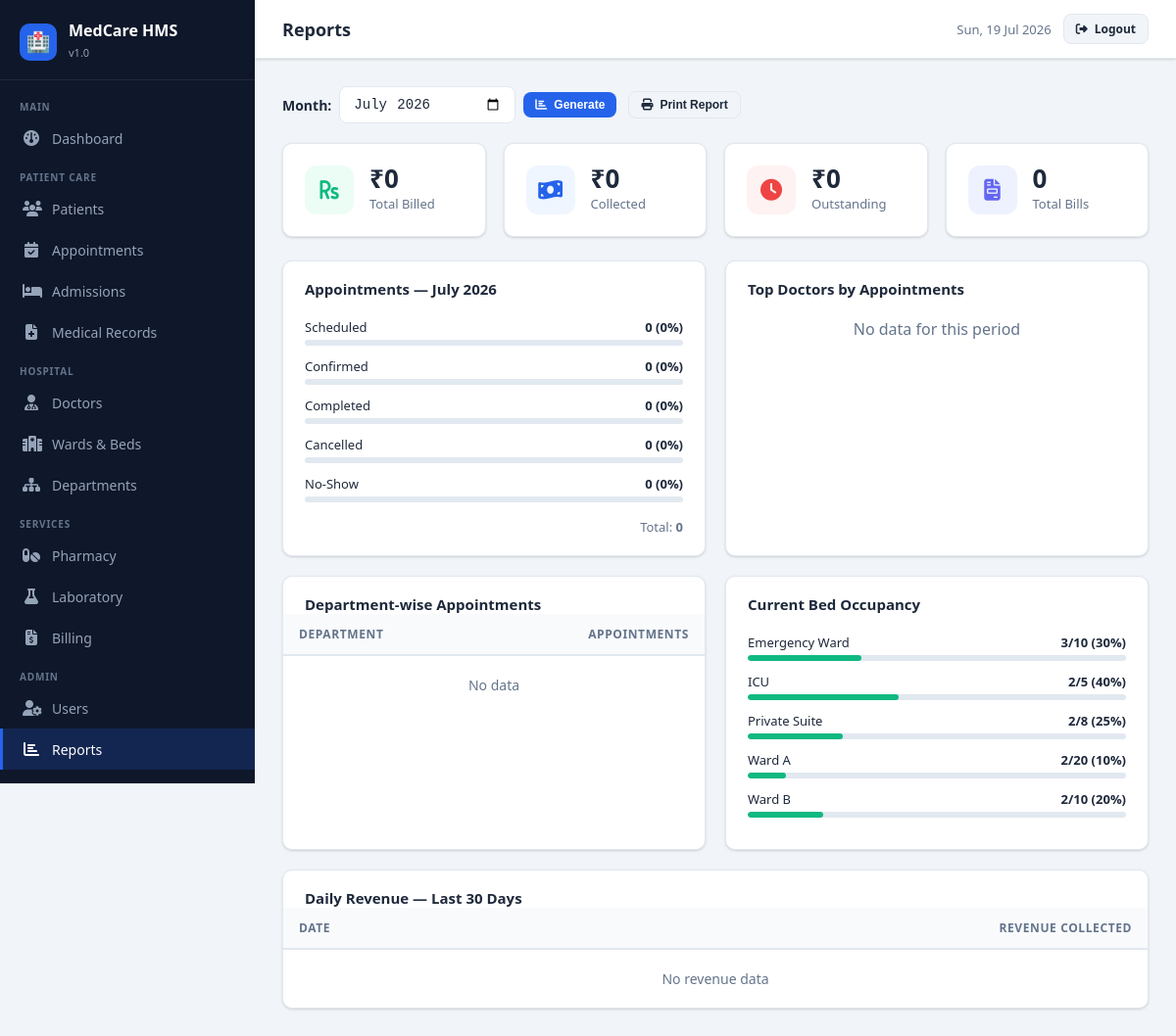
/reports.php (signed in), run on the app's committed database.
### tables this page shows
CREATE TABLE wards (
    id INT AUTO_INCREMENT PRIMARY KEY,
    ward_name VARCHAR(100) NOT NULL,
    ward_type ENUM('General','ICU','Private','Semi-Private','Emergency') NOT NULL,
    total_beds INT NOT NULL,
    available_beds INT NOT NULL,
    price_per_day DECIMAL(10,2) DEFAULT 0.00,
    floor_number INT DEFAULT 1
);

### public/reports.php (the view, shortened to what this page needs)
<?php
require_once __DIR__ . '/../includes/header.php';
$db = getDB();
$month = $_GET['month'] ?? date('Y-m');
$start = $month . '-01';
$end   = date('Y-m-t', strtotime($start));
$rev  = $db->prepare("SELECT COALESCE(SUM(total_amount),0) as total, COALESCE(SUM(paid_amount),0) as paid, COUNT(*) as count FROM bills WHERE bill_date BETWEEN ? AND ?");
$rev->execute([$start." 00:00:00", $end." 23:59:59"]); $revenue = $rev->fetch();
$appt = $db->prepare("SELECT status,COUNT(*) as cnt FROM appointments WHERE appointment_date BETWEEN ? AND ? GROUP BY status");
$appt->execute([$start,$end]); $appt_stats = $appt->fetchAll(PDO::FETCH_KEY_PAIR);
$top_docs = $db->prepare("SELECT u.full_name, COUNT(*) as cnt FROM appointments a JOIN doctors d ON a.doctor_id=d.id JOIN users u ON d.user_id=u.id WHERE a.appointment_date BETWEEN ? AND ? GROUP BY d.id ORDER BY cnt DESC LIMIT 5");
$top_docs->execute([$start,$end]); $top_docs = $top_docs->fetchAll();
$dept_stats = $db->prepare("SELECT dept.name, COUNT(*) as appts FROM appointments a JOIN doctors d ON a.doctor_id=d.id JOIN departments dept ON d.department_id=dept.id WHERE a.appointment_date BETWEEN ? AND ? GROUP BY dept.id ORDER BY appts DESC");
$dept_stats->execute([$start,$end]); $dept_stats = $dept_stats->fetchAll();
$daily_rev = $db->query("SELECT DATE(bill_date) as day, SUM(paid_amount) as total FROM bills WHERE bill_date >= DATE_SUB(CURDATE(),INTERVAL 30 DAY) GROUP BY DATE(bill_date) ORDER BY day")->fetchAll();
$bed_occ = $db->query("SELECT w.ward_name, w.total_beds, (w.total_beds - w.available_beds) as occupied FROM wards w ORDER BY w.ward_name")->fetchAll();
?>
<div style="margin-bottom:20px;display:flex;align-items:center;gap:12px">
  <form method="GET" class="flex gap-2 flex-center">
    <label style="font-size:14px;font-weight:600">Month:</label>
    <input type="month" name="month" class="form-control" value="<?=$month?>" style="width:180px">
    <button type="submit" class="btn btn-primary btn-sm"><i class="fa fa-chart-bar"></i> Generate</button>
  </form>
  <button onclick="window.print()" class="btn btn-secondary btn-sm"><i class="fa fa-print"></i> Print Report</button>
</div>
<div class="stats-grid" style="margin-bottom:24px">
  <div class="stat-card"><div class="stat-icon green"><i class="fa fa-rupee-sign"></i></div><div><div class="stat-value">₹<?= number_format($revenue['total'],0) ?></div><div class="stat-label">Total Billed</div></div></div>
  <div class="stat-card"><div class="stat-icon blue"><i class="fa fa-money-bill-wave"></i></div><div><div class="stat-value">₹<?= number_format($revenue['paid'],0) ?></div><div class="stat-label">Collected</div></div></div>
  <div class="stat-card"><div class="stat-icon red"><i class="fa fa-clock"></i></div><div><div class="stat-value">₹<?= number_format($revenue['total']-$revenue['paid'],0) ?></div><div class="stat-label">Outstanding</div></div></div>
  <div class="stat-card"><div class="stat-icon purple"><i class="fa fa-file-invoice"></i></div><div><div class="stat-value"><?= $revenue['count'] ?></div><div class="stat-label">Total Bills</div></div></div>
</div>
<div class="grid-2" style="gap:20px;margin-bottom:20px">
  <div class="card">
    <div class="card-header"><span class="card-title">Appointments — <?= date('F Y', strtotime($start)) ?></span></div>
    <div class="card-body">
      <?php
      $total_appts = array_sum($appt_stats);
      foreach(['Scheduled'=>'blue','Confirmed'=>'green','Completed'=>'purple','Cancelled'=>'red','No-Show'=>'orange'] as $status=>$color):
        $cnt = $appt_stats[$status] ?? 0;
        $pct = $total_appts > 0 ? round(($cnt/$total_appts)*100) : 0;
      ?>
      <div style="margin-bottom:12px">
        <div style="display:flex;justify-content:space-between;font-size:13px;margin-bottom:4px">
          <span><?=$status?></span><span style="font-weight:700"><?=$cnt?> (<?=$pct?>%)</span>
        </div>
        <div class="progress"></div>
      </div>
      <?php endforeach; ?>
      <div style="margin-top:16px;font-size:13px;color:var(--text-muted);text-align:right">Total: <strong><?=$total_appts?></strong></div>
    </div>
  </div>
  <div class="card">
    <div class="card-header"><span class="card-title">Top Doctors by Appointments</span></div>
    <div class="card-body">
      <?php if (empty($top_docs)): ?><p style="color:var(--text-muted);text-align:center">No data for this period</p>
      <?php else: $max = $top_docs[0]['cnt']; foreach($top_docs as $i=>$doc): $pct = $max > 0 ? ($doc['cnt']/$max)*100 : 0; ?>
      <div style="margin-bottom:12px">
        <div style="display:flex;justify-content:space-between;font-size:13px;margin-bottom:4px">
          <span><?= htmlspecialchars($doc['full_name']) ?></span><span style="font-weight:700"><?=$doc['cnt']?> appts</span>
        </div>
        <div class="progress"><div class="progress-bar green" style="width:<?=$pct?>%"></div></div>
      </div>
      <?php endforeach; endif; ?>
    </div>
  </div>
</div>
<div class="grid-2" style="gap:20px;margin-bottom:20px">
  <div class="card">
    <div class="card-header"><span class="card-title">Department-wise Appointments</span></div>
    <div class="card-body" style="padding:0">
      <table><thead><tr><th>Department</th><th style="text-align:right">Appointments</th></tr></thead>
      <tbody>
      <?php if (empty($dept_stats)): ?><tr><td colspan="2" style="text-align:center;color:var(--text-muted);padding:20px">No data</td></tr>
      <?php else: foreach($dept_stats as $ds): ?>
      <tr><td><?= htmlspecialchars($ds['name']) ?></td><td style="text-align:right"><span class="badge badge-primary"><?=$ds['appts']?></span></td></tr>
      <?php endforeach; endif; ?>
      </tbody></table>
    </div>
  </div>
  <div class="card">
    <div class="card-header"><span class="card-title">Current Bed Occupancy</span></div>
    <div class="card-body">
      <?php foreach($bed_occ as $ward): $pct = $ward['total_beds']>0 ? round(($ward['occupied']/$ward['total_beds'])*100):0; ?>
      <div style="margin-bottom:12px">
        <div style="display:flex;justify-content:space-between;font-size:13px;margin-bottom:4px">
          <span><?= htmlspecialchars($ward['ward_name']) ?></span>
          <span style="font-weight:700"><?=$ward['occupied']?>/<?=$ward['total_beds']?> (<?=$pct?>%)</span>
        </div>
        <div class="progress"><div class="progress-bar <?= $pct>=90?'red':($pct>=70?'orange':'green') ?>" style="width:<?=$pct?>%"></div></div>
      </div>
      <?php endforeach; ?>
    </div>
  </div>
</div>
<div class="card">
  <div class="card-header"><span class="card-title">Daily Revenue — Last 30 Days</span></div>
  <div class="card-body" style="padding:0">
    <div class="table-container">
      <table>
        <thead><tr><th>Date</th><th style="text-align:right">Revenue Collected</th></tr></thead>
        <tbody>
        <?php if (empty($daily_rev)): ?><tr><td colspan="2" style="text-align:center;color:var(--text-muted);padding:20px">No revenue data</td></tr>
        <?php else: foreach($daily_rev as $d): ?>
        <tr><td><?= date('D, d M Y', strtotime($d['day'])) ?></td><td style="text-align:right;font-weight:700;color:var(--success)">₹<?= number_format($d['total'],2) ?></td></tr>
        <?php endforeach; endif; ?>
        </tbody>
      </table>
    </div>
  </div>
</div>
<?php require_once __DIR__ . '/../includes/footer.php'; ?>

### public/css/style.css (style rules this page uses)
:root { --primary: #2563eb; --primary-dark: #1d4ed8; --primary-light: #eff6ff; --secondary: #0f172a; --accent: #06b6d4; --success: #10b981; --warning: #f59e0b; --danger: #ef4444; --info: #6366f1; --bg: #f1f5f9; --card: #ffffff; --sidebar: #0f172a; --sidebar-hover: #1e293b; --text: #1e293b; --text-muted: #64748b; --border: #e2e8f0; --shadow: 0 1px 3px rgba(0,0,0,.1),0 1px 2px rgba(0,0,0,.06); --shadow-lg: 0 10px 15px -3px rgba(0,0,0,.1),0 4px 6px -2px rgba(0,0,0,.05); --radius: 10px; --font: 'Segoe UI', system-ui, sans-serif; }
* { box-sizing:border-box;margin:0;padding:0 }
body { font-family:var(--font);background:var(--bg);color:var(--text);min-height:100vh }
.card { background:var(--card);border-radius:var(--radius);box-shadow:var(--shadow);border:1px solid var(--border) }
.card-header { padding:18px 22px 0;display:flex;align-items:center;justify-content:space-between }
.card-title { font-size:15px;font-weight:700;color:var(--text) }
.card-body { padding:20px 22px }
.stats-grid { display:grid;grid-template-columns:repeat(auto-fit,minmax(200px,1fr));gap:18px;margin-bottom:28px }
.stat-card { background:var(--card);border-radius:var(--radius);padding:22px;border:1px solid var(--border);box-shadow:var(--shadow);display:flex;align-items:flex-start;gap:16px }
.stat-icon { width:50px;height:50px;border-radius:12px;display:flex;align-items:center;justify-content:center;font-size:22px;flex-shrink:0 }
.stat-icon.blue { background:#eff6ff;color:var(--primary) }
.stat-icon.green { background:#ecfdf5;color:var(--success) }
.stat-icon.red { background:#fef2f2;color:var(--danger) }
.stat-icon.purple { background:#eef2ff;color:var(--info) }
.stat-value { font-size:26px;font-weight:800;color:var(--text);line-height:1 }
.stat-label { font-size:13px;color:var(--text-muted);margin-top:4px }
.table-container { overflow-x:auto }
table { width:100%;border-collapse:collapse;font-size:14px }
thead th { background:#f8fafc;padding:12px 16px;text-align:left;font-weight:600;font-size:12px;text-transform:uppercase;letter-spacing:.05em;color:var(--text-muted);border-bottom:2px solid var(--border) }
tbody td { padding:12px 16px;border-bottom:1px solid #f1f5f9;vertical-align:middle }
tbody tr:last-child td { border-bottom:none }
.btn { display:inline-flex;align-items:center;gap:7px;padding:9px 18px;border-radius:8px;font-size:14px;font-weight:600;cursor:pointer;border:none;transition:.15s;white-space:nowrap }
.btn-primary { background:var(--primary);color:#fff }
.btn-secondary { background:#f1f5f9;color:var(--text);border:1px solid var(--border) }
.btn-sm { padding:6px 12px;font-size:12px }
.form-control,.form-select { width:100%;padding:9px 13px;border:1px solid var(--border);border-radius:8px;font-size:14px;color:var(--text);background:#fff;transition:.15s;outline:none }
.flex { display:flex }
.flex-center { align-items:center }
.gap-2 { gap:8px }
.grid-2 { display:grid;grid-template-columns:1fr 1fr;gap:20px }
.progress { height:6px;background:#e2e8f0;border-radius:99px;overflow:hidden }
.progress-bar { height:100%;background:var(--primary);border-radius:99px;transition:.4s }
.progress-bar.green { background:var(--success) }

### data on the page
wards: ward_name "Emergency Ward", occupied "3", total_beds "10", pct "30"
wards: ward_name "ICU", occupied "2", total_beds "5", pct "40"
wards: ward_name "Private Suite", occupied "2", total_beds "8", pct "25"
wards: ward_name "Ward A", occupied "2", total_beds "20", pct "10"
wards: ward_name "Ward B", occupied "2", total_beds "10", pct "20"

### other printed values
$page_title "Reports"
$revenue['total'] "0"
$revenue['paid'] "0"
$revenue['total']-$revenue['paid'] "0"
$revenue['count'] "0"
$status "Scheduled"
$cnt "0"
$pct "0"
$status "Confirmed"
$status "Completed"
$status "Cancelled"
$status "No-Show"
$total_appts "0"
